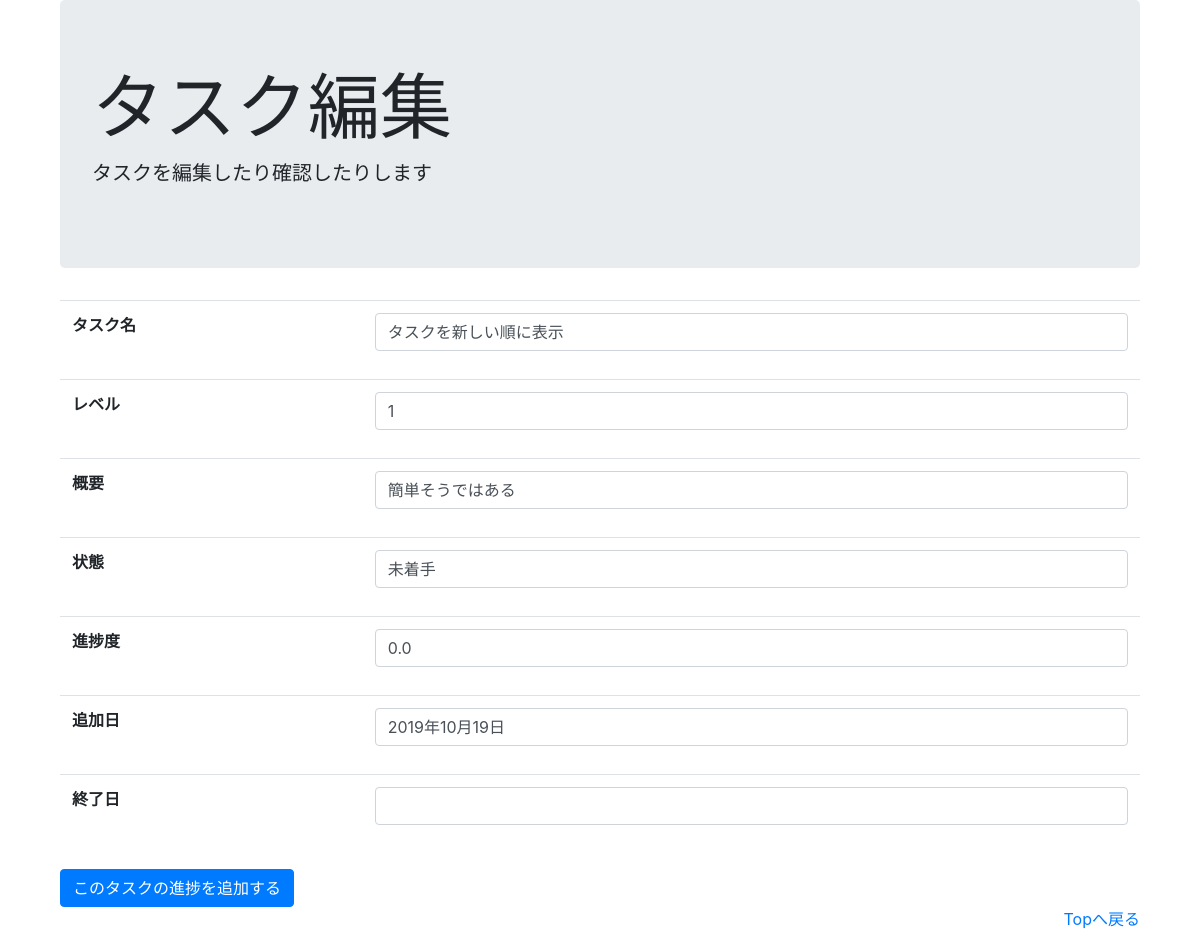
Before: /edit/4 with the older database file.
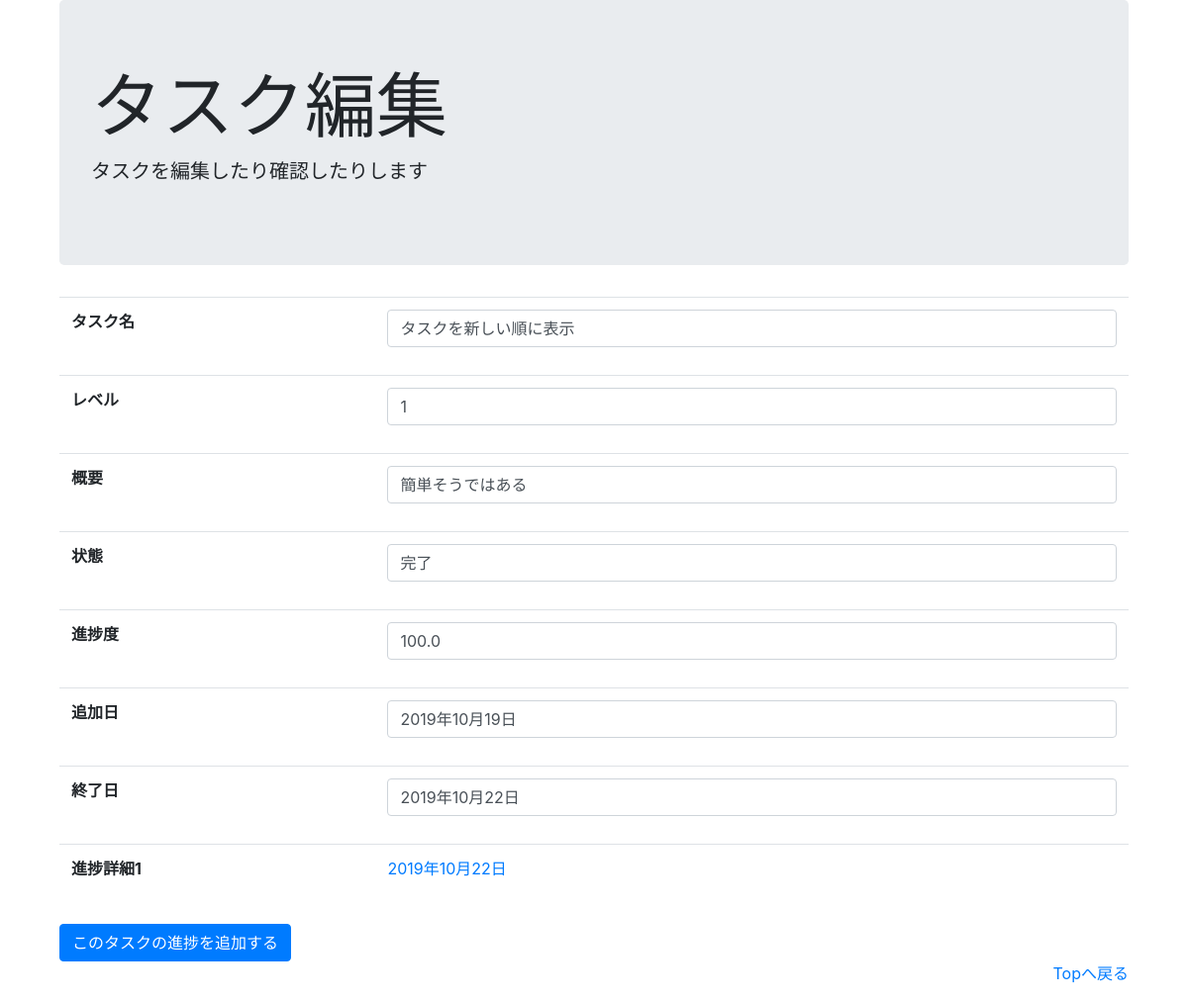
After: the same page with the newer database file.
### mng/models.py (models this page shows, shortened)
class task(models.Model):
    name = models.CharField(max_length=20)
    level = models.IntegerField(default=1)
    overview = models.CharField(max_length=100)
    condition = models.IntegerField(choices=CONDITION_CHOICEES,
                                    blank=True, null=True)
    add_date = models.DateField(blank=True, null=True)
    end_date = models.DateField(blank=True, null=True)

class progress(models.Model):
    task = models.ForeignKey(task, on_delete=models.CASCADE,blank=True, null=True)
    date = models.DateField()
    progress = models.IntegerField(default=0)
    content = models.CharField(max_length=200, blank=True, null=True)

### mng/views.py (the view, shortened to what this page needs)
# urls.py: path('edit/<int:task_id>', views.task_edit, name='task_edit'),
def task_edit(request, task_id):
    t = get_object_or_404(task, id=task_id)
    ps = progress.objects.filter(task=t)
    t_p = 0
    for p in ps:
        t_p = t_p + p.progress
    t_p_d = t_p / t.level * 100
    if t_p_d == 100.0:
        t.condition = 3
        p = progress.objects.filter(task=t).latest('date')
        t.end_date = p.date
    elif t_p_d > 0.0:
        t.condition = 2
    else:
        t.condition = 1
    t.save()
    return render(request, 'mng/task_edit.html',
                  {"task": t, "progresses": ps, "progress": t_p_d})

### mng/templates/mng/task_edit.html (shortened to what this page needs)
{% extends 'mng/base.html' %}
{% load static %}
{% block extra_css %}
<link rel="stylesheet" href="{% static 'mng/css/task_edit.css' %}">
{% endblock extra_css%}
{% block display %}
タスク編集
{% endblock display %}
{% block lead %}
タスクを編集したり確認したりします
{% endblock lead %}
{% block content %}
<div class="container">
    <table class="table">
        {% if task %}
        <tbody>
        <tr>
            <th scope="row">タスク名</th>
            <td><p class="form-control">{{task.name}}</p></td>
        </tr>
        <tr>
            <th scope="row">レベル</th>
            <td><p class="form-control">{{task.level}}</p></td>
        </tr>
        <tr>
            <th scope="row">概要</th>
            <td><P class="form-control">{{task.overview}}</P></td>
        </tr>
        <tr>
            <th scope="row">状態</th>
            <td><p class="form-control">{{task.get_condition_display}}</p></td>
        </tr>
        <tr>
            <th scope="row">進捗度</th>
            <td><p class="form-control">{{progress}}</p></td>
        </tr>
        <tr>
            <th scope="row">追加日</th>
            <td><p class="form-control">{{task.add_date|date:'Y年m月d日'}}</p></td>
        </tr>
        <tr>
            <th scope="row">終了日</th>
            <td><p class="form-control">{{task.end_date|date:'Y年m月d日'}}</p></td>
        </tr>
        {% for p in progresses %}
        <tr>
            <th scope="row">進捗詳細{{forloop.counter}}</th>
            <td><a href="#">
                <p>{{p.date|date:'Y年m月d日'}}</p>
            </a> </td>
        </tr>
        {% endfor %}
        </tbody>
        {% endif %}
    </table>
    <a class="btn btn-primary"  href="{% url 'mng:add_progress' task.id %}">このタスクの進捗を追加する
    </a>
</div>
{% endblock content %}

Changed rows visible on the page:
changed task "タスクを新しい順に表示": condition "未着手" → "完了"; end_date (not shown) → "2019年10月22日"
added progress: date "2019年10月22日"
Other visible differences:
{{ progress }}: "0.0" → "100.0"
